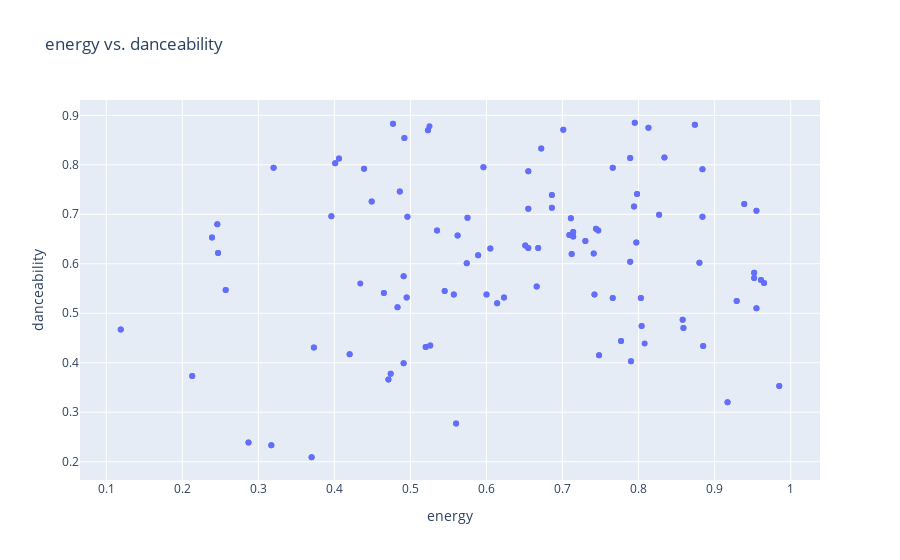

Source (notebook cell):
### Code cell
fig = px.scatter(song_df, x = "energy", y = "danceability", hover_data = ["track_name"], title = "energy vs. danceability")
fig

### Figure 1 — Plotly figure (JSON) as saved in the notebook; plotly's stock layout.template omitted (floating-point values rounded to 4 significant figures; data arrays with more than 128 entries replaced by an {"elided": "..."} marker saying what was removed)
{"data": [{"customdata": {"elided": "197x1 str values"}, "hovertemplate": "energy=%{x}<br>danceability=%{y}<br>track_name=%{customdata[0]}<extra></extra>", "legendgroup": "", "marker": {"color": "#636efa", "symbol": "circle"}, "mode": "markers", "name": "", "orientation": "v", "showlegend": false, "type": "scatter", "x": {"elided": "197 float values"}, "xaxis": "x", "y": {"elided": "197 float values"}, "yaxis": "y"}], "layout": {"legend": {"tracegroupgap": 0}, "title": {"text": "energy vs. danceability"}, "xaxis": {"anchor": "y", "domain": [0, 1], "title": {"text": "energy"}}, "yaxis": {"anchor": "x", "domain": [0, 1], "title": {"text": "danceability"}}}}
